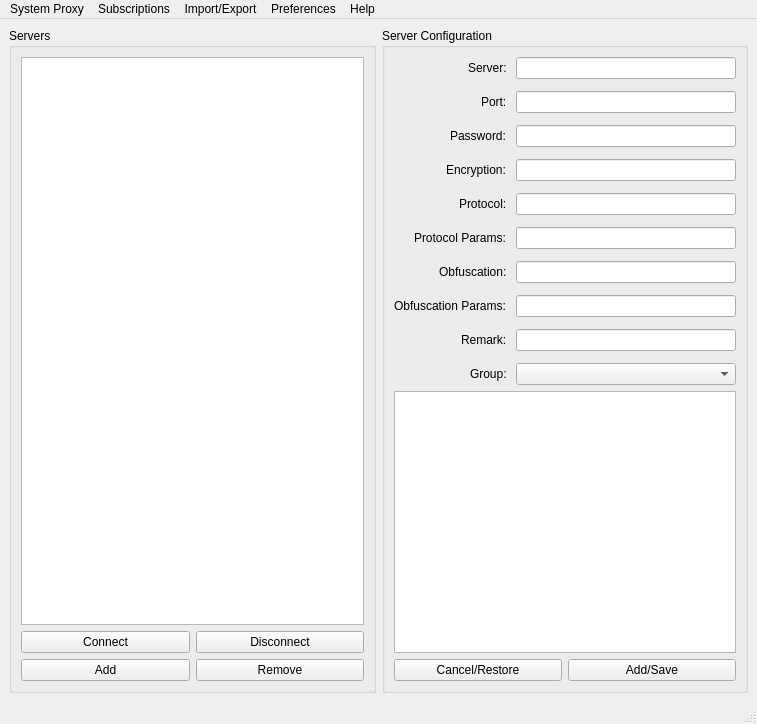
<?xml version="1.0" encoding="UTF-8"?>
<ui version="4.0">
 <class>MainWindow</class>
 <widget class="QMainWindow" name="MainWindow">
  <property name="geometry">
   <rect>
    <x>0</x>
    <y>0</y>
    <width>757</width>
    <height>724</height>
   </rect>
  </property>
  <property name="windowTitle">
   <string>Qt ShadowsocksR</string>
  </property>
  <widget class="QWidget" name="centralwidget">
   <layout class="QHBoxLayout" name="horizontalLayout_2">
    <item>
     <widget class="QGroupBox" name="serversGroupBox">
      <property name="sizePolicy">
       <sizepolicy hsizetype="Preferred" vsizetype="Preferred">
        <horstretch>6</horstretch>
        <verstretch>0</verstretch>
       </sizepolicy>
      </property>
      <property name="title">
       <string>Servers</string>
      </property>
      <layout class="QVBoxLayout" name="verticalLayout" stretch="0,0">
       <item>
        <widget class="QTableView" name="tableView">
         <property name="editTriggers">
          <set>QAbstractItemView::NoEditTriggers</set>
         </property>
         <attribute name="horizontalHeaderCascadingSectionResizes">
          <bool>false</bool>
         </attribute>
        </widget>
       </item>
       <item>
        <layout class="QGridLayout" name="gridLayout">
         <item row="0" column="0">
          <widget class="QPushButton" name="connectButton">
           <property name="text">
            <string>Connect</string>
           </property>
          </widget>
         </item>
         <item row="1" column="0">
          <widget class="QPushButton" name="addButton">
           <property name="text">
            <string>Add</string>
           </property>
          </widget>
         </item>
         <item row="0" column="1">
          <widget class="QPushButton" name="disconnectButton">
           <property name="text">
            <string>Disconnect</string>
           </property>
          </widget>
         </item>
         <item row="1" column="1">
          <widget class="QPushButton" name="removeButton">
           <property name="text">
            <string>Remove</string>
           </property>
          </widget>
         </item>
        </layout>
       </item>
      </layout>
     </widget>
    </item>
    <item>
     <widget class="QGroupBox" name="serverConfigGroupBox">
      <property name="sizePolicy">
       <sizepolicy hsizetype="Preferred" vsizetype="Preferred">
        <horstretch>6</horstretch>
        <verstretch>0</verstretch>
       </sizepolicy>
      </property>
      <property name="title">
       <string>Server Configuration</string>
      </property>
      <layout class="QVBoxLayout" name="verticalLayout_2" stretch="0,0,0">
       <item>
        <layout class="QFormLayout" name="formLayout">
         <property name="fieldGrowthPolicy">
          <enum>QFormLayout::AllNonFixedFieldsGrow</enum>
         </property>
         <property name="labelAlignment">
          <set>Qt::AlignRight|Qt::AlignTrailing|Qt::AlignVCenter</set>
         </property>
         <property name="verticalSpacing">
          <number>12</number>
         </property>
         <item row="0" column="0">
          <widget class="QLabel" name="serverLabel">
           <property name="text">
            <string>Server: </string>
           </property>
          </widget>
         </item>
         <item row="0" column="1">
          <widget class="QLineEdit" name="serverLineEdit"/>
         </item>
         <item row="1" column="0">
          <widget class="QLabel" name="portLabel">
           <property name="text">
            <string>Port: </string>
           </property>
          </widget>
         </item>
         <item row="1" column="1">
          <widget class="QLineEdit" name="portLineEdit"/>
         </item>
         <item row="2" column="0">
          <widget class="QLabel" name="passwordLabel">
           <property name="text">
            <string>Password: </string>
           </property>
          </widget>
         </item>
         <item row="2" column="1">
          <widget class="QLineEdit" name="passwordLineEdit"/>
         </item>
         <item row="3" column="0">
          <widget class="QLabel" name="encryptionLabel">
           <property name="text">
            <string>Encryption: </string>
           </property>
          </widget>
         </item>
         <item row="3" column="1">
          <widget class="QLineEdit" name="encryptionLineEdit"/>
         </item>
         <item row="4" column="0">
          <widget class="QLabel" name="protocolLabel">
           <property name="text">
            <string>Protocol: </string>
           </property>
          </widget>
         </item>
         <item row="4" column="1">
          <widget class="QLineEdit" name="protocolLineEdit"/>
         </item>
         <item row="5" column="0">
          <widget class="QLabel" name="protocolParamsLabel">
           <property name="text">
            <string>Protocol Params: </string>
           </property>
          </widget>
         </item>
         <item row="5" column="1">
          <widget class="QLineEdit" name="protocolParamsComboBox"/>
         </item>
         <item row="6" column="0">
          <widget class="QLabel" name="obfuscationLabel">
           <property name="text">
            <string>Obfuscation: </string>
           </property>
          </widget>
         </item>
         <item row="6" column="1">
          <widget class="QLineEdit" name="obfuscationLineEdit"/>
         </item>
         <item row="7" column="0">
          <widget class="QLabel" name="obfuscationParamsLabel">
           <property name="text">
            <string>Obfuscation Params: </string>
           </property>
          </widget>
         </item>
         <item row="7" column="1">
          <widget class="QLineEdit" name="obfuscationParamsLineEdit"/>
         </item>
         <item row="8" column="0">
          <widget class="QLabel" name="remarkLabel">
           <property name="text">
            <string>Remark: </string>
           </property>
          </widget>
         </item>
         <item row="8" column="1">
          <widget class="QLineEdit" name="remarkLineEdit"/>
         </item>
         <item row="9" column="0">
          <widget class="QLabel" name="groupLabel">
           <property name="text">
            <string>Group: </string>
           </property>
          </widget>
         </item>
         <item row="9" column="1">
          <widget class="QComboBox" name="groupComboBox"/>
         </item>
        </layout>
       </item>
       <item>
        <widget class="QTextEdit" name="logTextEdit">
         <property name="readOnly">
          <bool>true</bool>
         </property>
        </widget>
       </item>
       <item>
        <layout class="QHBoxLayout" name="horizontalLayout_3">
         <property name="sizeConstraint">
          <enum>QLayout::SetDefaultConstraint</enum>
         </property>
         <item>
          <widget class="QPushButton" name="cancelRestoreButton">
           <property name="text">
            <string>Cancel/Restore</string>
           </property>
          </widget>
         </item>
         <item>
          <widget class="QPushButton" name="addSaveButton">
           <property name="text">
            <string>Add/Save</string>
           </property>
          </widget>
         </item>
        </layout>
       </item>
      </layout>
     </widget>
    </item>
   </layout>
  </widget>
  <widget class="QMenuBar" name="menubar">
   <property name="geometry">
    <rect>
     <x>0</x>
     <y>0</y>
     <width>757</width>
     <height>22</height>
    </rect>
   </property>
   <widget class="QMenu" name="menuSystem_Proxy">
    <property name="title">
     <string>System Proxy</string>
    </property>
    <addaction name="actionEnable_Global_Proxy"/>
    <addaction name="actionPAC_Proxy"/>
    <addaction name="actionDisable_System_Proxy"/>
   </widget>
   <widget class="QMenu" name="menuPreferences">
    <property name="title">
     <string>Subscriptions</string>
    </property>
    <addaction name="actionAdd_Subscription_URL"/>
    <addaction name="actionManage_Server_Subscriptions"/>
    <addaction name="actionUpdate_Server_Subscriptions"/>
   </widget>
   <widget class="QMenu" name="menuPreferences_2">
    <property name="title">
     <string>Import/Export</string>
    </property>
    <addaction name="actionImport_From_QRcode"/>
    <addaction name="actionImport_from_URL"/>
    <addaction name="actionExport_to_URLs"/>
   </widget>
   <widget class="QMenu" name="menuPreferences_3">
    <property name="title">
     <string>Preferences</string>
    </property>
    <addaction name="actionInitialize_Reset"/>
    <addaction name="actionSetting"/>
   </widget>
   <widget class="QMenu" name="menuHelp">
    <property name="title">
     <string>Help</string>
    </property>
    <addaction name="actionDebug_Terminal"/>
   </widget>
   <addaction name="menuSystem_Proxy"/>
   <addaction name="menuPreferences"/>
   <addaction name="menuPreferences_2"/>
   <addaction name="menuPreferences_3"/>
   <addaction name="menuHelp"/>
  </widget>
  <widget class="QStatusBar" name="statusbar"/>
  <action name="actionEnable_Global_Proxy">
   <property name="text">
    <string>Global</string>
   </property>
  </action>
  <action name="actionPAC_Proxy">
   <property name="text">
    <string>PAC </string>
   </property>
  </action>
  <action name="actionDisable_System_Proxy">
   <property name="text">
    <string>Disable System Proxy</string>
   </property>
  </action>
  <action name="actionAdd_Subscription_URL">
   <property name="text">
    <string>Add Subscription URL</string>
   </property>
  </action>
  <action name="actionManage_Server_Subscriptions">
   <property name="text">
    <string>Manage Server Subscriptions</string>
   </property>
  </action>
  <action name="actionUpdate_Server_Subscriptions">
   <property name="text">
    <string>Update Server Subscriptions</string>
   </property>
  </action>
  <action name="actionImport_From_QRcode">
   <property name="text">
    <string>Import from QRcode</string>
   </property>
  </action>
  <action name="actionImport_from_URL">
   <property name="text">
    <string>Import from URLs</string>
   </property>
  </action>
  <action name="actionExport_to_URLs">
   <property name="text">
    <string>Export to URLs</string>
   </property>
  </action>
  <action name="actionInitialize_Reset">
   <property name="text">
    <string>Initialize/Reset SSR</string>
   </property>
  </action>
  <action name="actionSetting">
   <property name="text">
    <string>Settings</string>
   </property>
  </action>
  <action name="actionDebug_Terminal">
   <property name="text">
    <string>Debug Terminal</string>
   </property>
  </action>
 </widget>
 <resources/>
 <connections/>
</ui>
